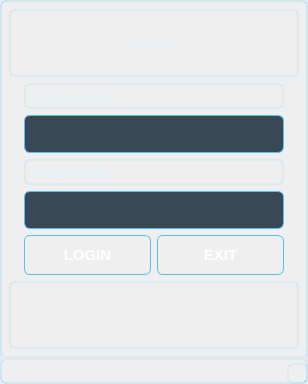
<?xml version="1.0" encoding="UTF-8"?>
<ui version="4.0">
 <class>MainWindow</class>
 <widget class="QMainWindow" name="MainWindow">
  <property name="geometry">
   <rect>
    <x>0</x>
    <y>0</y>
    <width>308</width>
    <height>384</height>
   </rect>
  </property>
  <property name="windowTitle">
   <string>MainWindow</string>
  </property>
  <property name="styleSheet">
   <string notr="true">/* === Genel Arka Plan ve Yazı Rengi === */
QWidget {
    background-color: qlineargradient(
        spread:pad, x1:0, y1:0, x2:1, y2:1,
        stop:0 #1A2A3A,
        stop:1 #223344
    );
    color: #E0F7FA;
    font-family: &quot;Segoe UI&quot;, sans-serif;
    font-size: 11pt;
    border: 2px solid rgba(79, 195, 247, 0.1);
    border-radius: 6px;
}

/* === QPushButton - Ana Butonlar === */
QPushButton {
    background: qlineargradient(x1:0, y1:0, x2:1, y2:1,
        stop:0 #03A9F4, stop:1 #0288D1);
    color: white;
    font-weight: bold;
    font-size: 11pt;
    border-radius: 6px;
    padding: 10px 18px;
    border: 1px solid #4FC3F7;
    box-shadow: 0px 5px 12px rgba(3, 169, 244, 0.3);
    transition: all 0.25s ease-in-out;
}

QPushButton:hover {
    background-color: #D32F2F;
    box-shadow: 0px 6px 16px rgba(211, 47, 47, 0.5);
    transform: scale(1.02);
}

QPushButton:pressed {
    background-color: #B71C1C;
    box-shadow: inset 0px 3px 6px rgba(0,0,0,0.3);
}

/* === QLineEdit === */
QLineEdit {
    background-color: rgba(38, 53, 68, 0.9);
    color: #E0F7FA;
    border: 1px solid #4FC3F7;
    border-radius: 6px;
    padding: 8px 10px;
    selection-background-color: #4FC3F7;
    selection-color: #1A2A3A;
    box-shadow: inset 1px 1px 3px rgba(0, 0, 0, 0.6);
}

/* === QComboBox === */
QComboBox {
    background-color: rgba(38, 53, 68, 0.9);
    color: #E0F7FA;
    border: 1px solid #4FC3F7;
    border-radius: 6px;
    padding: 8px;
    box-shadow: inset 1px 1px 3px rgba(0, 0, 0, 0.6);
}

QComboBox::drop-down {
    subcontrol-origin: padding;
    subcontrol-position: top right;
    width: 25px;
    background-color: #1B3B54;
    border-left: 1px solid #4FC3F7;
    border-top-right-radius: 6px;
    border-bottom-right-radius: 6px;
}

QComboBox::down-arrow {
    width: 10px;
    height: 10px;
    image: none;
}

QComboBox QAbstractItemView {
    background-color: #1B3B54;
    color: #E0F7FA;
    selection-background-color: #D32F2F;
    selection-color: white;
    border: 1px solid #4FC3F7;
    outline: none;
}

/* === QHeaderView - Tablo Başlıkları === */
QHeaderView::section {
    background-color: #0288D1;
    color: white;
    font-weight: bold;
    padding: 6px;
    border: none;
    border-bottom: 2px solid #4FC3F7;
}

/* === QTableView === */
QTableView {
    background-color: #223344;
    alternate-background-color: #2A3C50;
    gridline-color: #455A64;
    color: #E0F7FA;
    selection-background-color: #D32F2F;
    selection-color: white;
    border: 1px solid #4FC3F7;
}

QTableView::item {
    padding: 6px;
    border-bottom: 1px solid #4FC3F7;
}

QTableView::item:hover {
    background-color: rgba(255, 255, 255, 0.05);
}

/* === Tooltip === */
QToolTip {
    background-color: #0288D1;
    color: white;
    border: 1px solid #4FC3F7;
    padding: 4px;
    border-radius: 4px;
    font-size: 10pt;
}

/* === Scrollbar (opsiyonel) === */
QScrollBar:vertical {
    background: transparent;
    width: 10px;
}

QScrollBar::handle:vertical {
    background: #4FC3F7;
    min-height: 20px;
    border-radius: 5px;
}

QScrollBar::add-line:vertical,
QScrollBar::sub-line:vertical {
    height: 0px;
}

/* === QTabBar (sekme kullanıyorsan) === */
QTabBar::tab {
    background: #263544;
    color: #E0F7FA;
    padding: 8px 20px;
    border-top-left-radius: 8px;
    border-top-right-radius: 8px;
    margin-right: 2px;
}

QTabBar::tab:selected {
    background: #0288D1;
    font-weight: bold;
}

/* === Cam efekti isteyen panel (isteğe bağlı kullanım) === */
QWidget#GlassPanel {
    background-color: rgba(30, 50, 70, 0.4);
    border-radius: 10px;
    border: 1px solid rgba(255, 255, 255, 0.2);
}
</string>
  </property>
  <widget class="QWidget" name="centralwidget">
   <layout class="QGridLayout" name="gridLayout">
    <item row="0" column="0">
     <widget class="QLabel" name="label_baslik">
      <property name="font">
       <font>
        <family>Segoe UI,sans-serif</family>
        <pointsize>11</pointsize>
       </font>
      </property>
      <property name="text">
       <string>LOGIN</string>
      </property>
      <property name="alignment">
       <set>Qt::AlignCenter</set>
      </property>
     </widget>
    </item>
    <item row="1" column="0">
     <layout class="QVBoxLayout" name="verticalLayout_4">
      <property name="leftMargin">
       <number>15</number>
      </property>
      <property name="rightMargin">
       <number>15</number>
      </property>
      <item>
       <widget class="QLabel" name="label">
        <property name="font">
         <font>
          <family>Segoe UI,sans-serif</family>
          <pointsize>11</pointsize>
         </font>
        </property>
        <property name="text">
         <string>USERNAME</string>
        </property>
       </widget>
      </item>
      <item>
       <widget class="QLineEdit" name="lineEdit_username"/>
      </item>
     </layout>
    </item>
    <item row="2" column="0">
     <layout class="QVBoxLayout" name="verticalLayout_5">
      <property name="leftMargin">
       <number>15</number>
      </property>
      <property name="topMargin">
       <number>0</number>
      </property>
      <property name="rightMargin">
       <number>15</number>
      </property>
      <item>
       <widget class="QLabel" name="label_2">
        <property name="font">
         <font>
          <family>Segoe UI,sans-serif</family>
          <pointsize>11</pointsize>
         </font>
        </property>
        <property name="text">
         <string>PASSWORD</string>
        </property>
       </widget>
      </item>
      <item>
       <widget class="QLineEdit" name="lineEdit_password">
        <property name="echoMode">
         <enum>QLineEdit::Password</enum>
        </property>
       </widget>
      </item>
     </layout>
    </item>
    <item row="3" column="0">
     <layout class="QHBoxLayout" name="horizontalLayout">
      <property name="leftMargin">
       <number>15</number>
      </property>
      <property name="rightMargin">
       <number>15</number>
      </property>
      <item>
       <widget class="QPushButton" name="pushButton_login">
        <property name="text">
         <string>LOGIN</string>
        </property>
       </widget>
      </item>
      <item>
       <widget class="QPushButton" name="pushButton_exit">
        <property name="text">
         <string>EXIT</string>
        </property>
       </widget>
      </item>
     </layout>
    </item>
    <item row="4" column="0">
     <widget class="QLabel" name="label_bilgilendirme">
      <property name="font">
       <font>
        <family>Segoe UI,sans-serif</family>
        <pointsize>11</pointsize>
       </font>
      </property>
      <property name="text">
       <string/>
      </property>
     </widget>
    </item>
   </layout>
  </widget>
  <widget class="QStatusBar" name="statusbar"/>
 </widget>
 <resources/>
 <connections/>
</ui>
